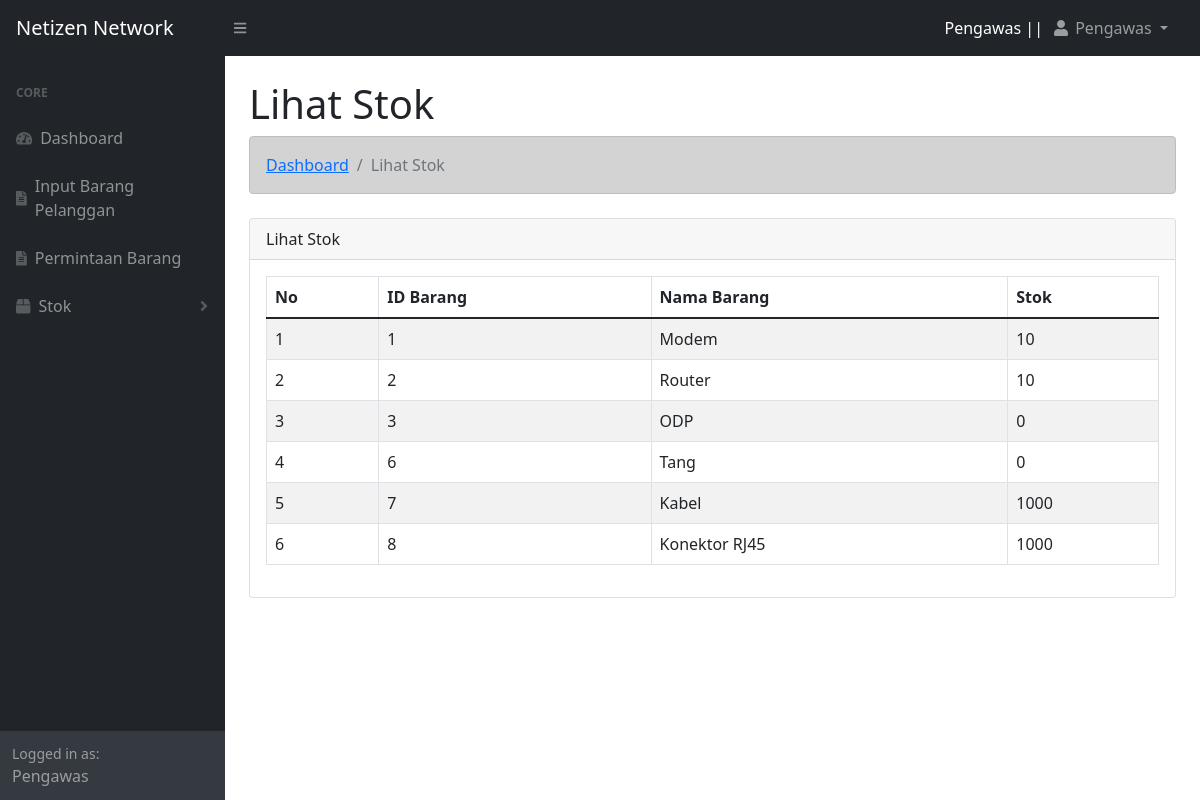
The page /pengawas/lihat_stok.php (signed in) on the database its author committed.
### tables this page shows
CREATE TABLE `tbl_karyawan` (
  `id_karyawan` int(11) NOT NULL,
  `nik` varchar(15) NOT NULL,
  `nama_karyawan` varchar(50) NOT NULL,
  `jenis_kelamin` varchar(10) NOT NULL,
  `alamat` text NOT NULL
);

CREATE TABLE `tbl_user` (
  `id_user` int(11) NOT NULL,
  `nik` varchar(15) NOT NULL,
  `username` varchar(30) NOT NULL,
  `password` varchar(30) NOT NULL,
  `level` varchar(15) NOT NULL
);

CREATE TABLE `stok_pengawas` (
  `id` int(11) NOT NULL,
  `nik` varchar(15) NOT NULL,
  `id_barang` int(11) NOT NULL,
  `stok_pengawas` int(10) NOT NULL
);

CREATE TABLE `tbl_barang` (
  `id_barang` int(11) NOT NULL,
  `nama_barang` varchar(20) NOT NULL,
  `stok` int(5) NOT NULL,
  `sisa_stok` int(10) NOT NULL
);

### functions.php (called while the page is built, shortened)
<?php
$koneksi = mysqli_connect("localhost","root","","webmanagement");
function query($query){
    global $koneksi;
    $result = mysqli_query($koneksi, $query);
    $rows = [];
    while ($row = mysqli_fetch_assoc($result)){
        $rows[] = $row;
    }
    return $rows;
}
?>

### pengawas/lihat_stok.php (the view, shortened to what this page needs)
<?php
    $nik = $_SESSION["nik"];
    require '../functions.php';
$stok = query("SELECT * from stok_pengawas inner join tbl_barang on stok_pengawas.id_barang = tbl_barang.id_barang where nik = '$nik'");
?>
<!DOCTYPE html>
<html lang="en">
<head>
    <?php include "view/head.php";?>
</head>
<body class="sb-nav-fixed">
    <?php
        include "view/navbar.php";
        include "view/sidebar.php";
    ?>
    <div id="layoutSidenav_content">
        <main>
            <div class="container-fluid px-4">
                <h1 class="mt-4">Lihat Stok</h1>
                <ol class="breadcrumb alert alert-dark mb-4">
                    <li class="breadcrumb-item"><a href="index.php"> Dashboard </a></li>
                    <li class="breadcrumb-item active">Lihat Stok</li>
                </ol>
                <div class="row">
                    <div class="col">
                        <div class="card mb-4">
                            <div class="card-header">
                                Lihat Stok
                            </div>
                            <div class="card-body">
                                <table class="table table-striped table-bordered" id="tabel">
                                    <thead>
                                        <th>No</th>
                                        <th>ID Barang</th>
                                        <th>Nama Barang</th>
                                        <th>Stok</th>
                                    </thead>
                                    <tbody>
                                        <?php $i = 1; foreach ($stok as $row):?>
                                            <tr>
                                                <td><?= $i;?></td>
                                                <td><?= $row["id_barang"];?></td>
                                                <td><?= $row["nama_barang"];?></td>
                                                <td><?= $row["stok_pengawas"];?></td>
                                            </tr>
                                        <?php $i++; endforeach;?>
                                    </tbody>
                                </table>
                            </div>
                        </div>
                    </div>
                </div>
            </div>
        </main>
    </div>
</body>
</html>

### pengawas/view/navbar.php (shortened to what this page needs)
<?php
$user = query("SELECT * from tbl_karyawan inner join tbl_user on tbl_karyawan.nik = tbl_user.nik where tbl_karyawan.nik = '$nik'")[0];
?>
<nav class="sb-topnav navbar navbar-expand navbar-dark bg-dark">
    <a class="navbar-brand ps-3" href="index.html">Netizen Network</a>
    <button class="btn btn-link btn-sm order-1 order-lg-0 me-4 me-lg-0" id="sidebarToggle" href="#!"><i class="fas fa-bars"></i></button>
    <ul class="navbar-nav ms-auto ms-md-0 me-3 me-lg-4">
        <li class="nav-item pt-2 text-white"><?= $user["level"];?> || </li>
        <li class="nav-item dropdown">
            <a class="nav-link dropdown-toggle" id="navbarDropdown" href="#" role="button" data-bs-toggle="dropdown" aria-expanded="false"><i class="fas fa-user fa-fw"></i> <?= $user["nama_karyawan"];?> </a>
        </li>
    </ul>
</nav>

### rows shown on the page
tbl_karyawan: tbl_user.level "Pengawas", nama_karyawan "Pengawas"
stok_pengawas: id_barang.id_barang "1", id_barang.nama_barang "Modem", stok_pengawas "10"
stok_pengawas: id_barang.id_barang "2", id_barang.nama_barang "Router", stok_pengawas "10"
stok_pengawas: id_barang.id_barang "3", id_barang.nama_barang "ODP", stok_pengawas "0"
stok_pengawas: id_barang.id_barang "6", id_barang.nama_barang "Tang", stok_pengawas "0"
stok_pengawas: id_barang.id_barang "7", id_barang.nama_barang "Kabel", stok_pengawas "1000"
stok_pengawas: id_barang.id_barang "8", id_barang.nama_barang "Konektor RJ45", stok_pengawas "1000"

### other values the page prints
$level "Pengawas"
